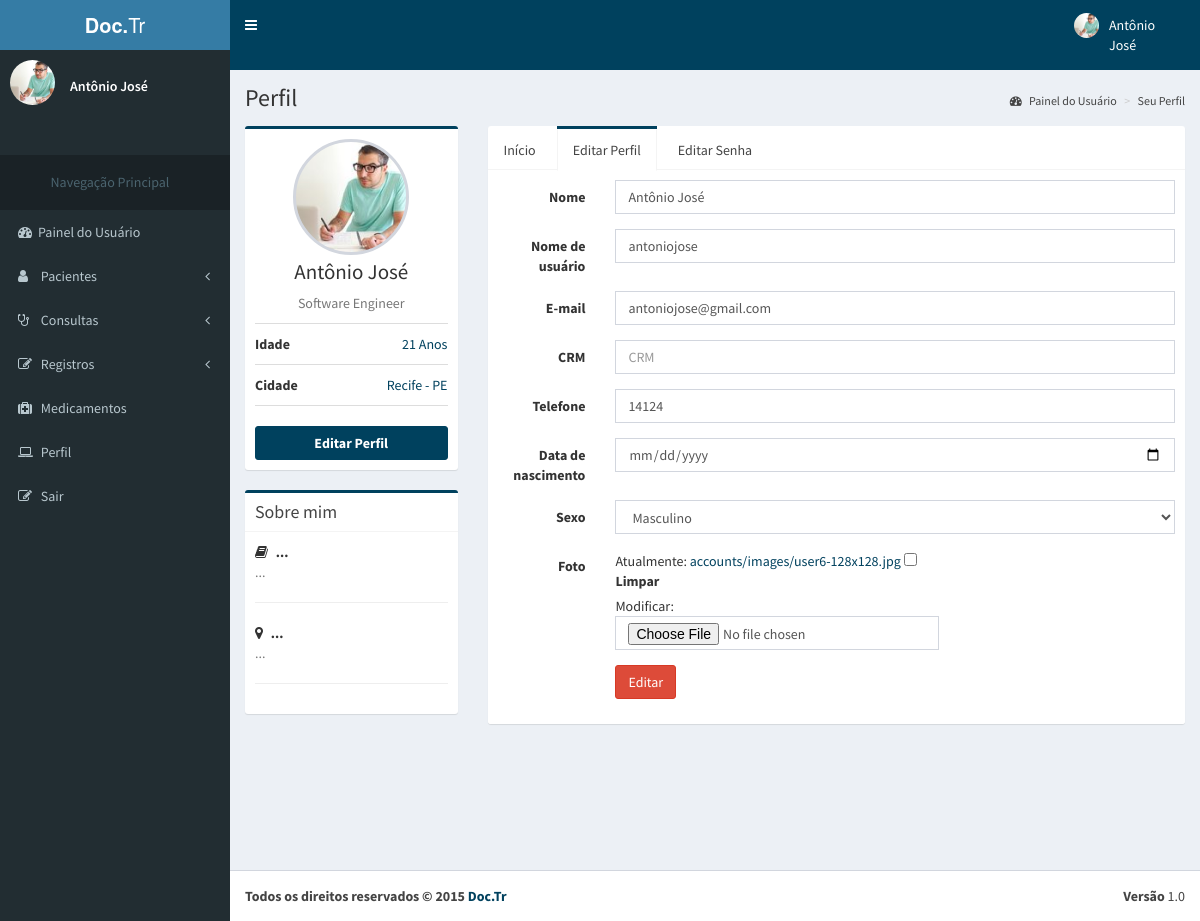
The page /conta/editar_perfil (signed in) on the database its author committed.
### accounts/models.py (models this page shows, shortened)
class UserU(AbstractBaseUser, PermissionsMixin):
    name = models.CharField('name', max_length=100, blank=True,null=True)
    image = models.ImageField(upload_to= 'accounts/images', verbose_name='Imagem',null = True, blank = True)
    email = models.EmailField('E-mail', unique=True)
    phone = models.CharField('Telefone', max_length=100, blank=True,null=True)
    username = models.CharField('name de Usuário', unique=True, max_length=100)
    birth_data = models.CharField('Data de Nascimento', max_length=100,blank=True, null=True)
    sex = models.CharField('Sexo',max_length=1, choices=(('M', 'Masculino'), ('F', 'Feminino')), default='Masculino', blank=True)
    is_active = models.BooleanField('Está ativo?', blank=True, default=True)
    is_staff = models.BooleanField('É da equipe?', blank=True, default=False)
    date_joined = models.DateTimeField('Data de Entrada', auto_now_add=True)
    objects = UserManager()
    USERNAME_FIELD = 'username'
    REQUIRED_FIELDS = ['email','name']
    class Meta:
        verbose_name = 'Usuário'
        verbose_name_plural = 'Usuários'

### accounts/views.py (the view)
@login_required(redirect_field_name='login_obrigatorio')
def edit_profile(request):
	template_name = ''
	context = {}
	try:
		doctor = Doctor.objects.get(id = request.user.id)
		template_name = 'doctor/edit_profile.html'
		form = EditAccountForm_Doctor()
		if request.method == "POST":
			form = EditAccountForm_Doctor(request.POST, request.FILES, instance = request.user)
			if form.is_valid():
				form.save()
				messages.success(request, 'Seus dados foram alterados com sucesso')
		else:
			form = EditAccountForm_Doctor(instance = request.user)
		context['form'] = form
	except Exception as e:
		template_name = 'patient/edit_profile.html'
		form = EditAccountForm_Patient()
		if request.method == "POST":
			form = EditAccountForm_Patient(request.POST, request.FILES, instance = request.user)
			if form.is_valid():
				form.save()
				messages.success(request, 'Seus dados foram alterados com sucesso')
		else:
			form = EditAccountForm_Patient(instance = request.user)
		context['form'] = form
	return render(request, template_name, context)

### accounts/forms.py
class EditAccountForm_Doctor(forms.ModelForm):
	class Meta:
		model = Doctor
		fields = ['name', 'email','phone', 'username','crm', 'username', 'birth_data', 'sex','image']

### accounts/templates/doctor/edit_profile.html (shortened to what this page needs)
{% extends 'doctor/profile.html' %}
{% load static %}
{% load widget_tweaks %}
      {% block content %}
      <div class="content-wrapper">
      {% block content_header %}
        {{block.super}}
      {% endblock %}
      {% block content_left_profile %}
        {{block.super}}
      {% endblock %}
      {% block content_right_profile %}
        <div class="col-md-9">
          <div class="nav-tabs-custom">
            <ul class="nav nav-tabs">
              <li><a href="{% url 'accounts:profile' %}">Início</a></li>
              <li class="active"><a href="{% url 'accounts:edit_profile' %}">Editar Perfil</a></li>
              <li><a href="{% url 'accounts:edit_password' %}">Editar Senha</a></li>
            </ul>
            <div class="tab-content">
              <div class="active tab-pane" id="settings">
                  <form class="form-horizontal" method="post" enctype="multipart/form-data">{% csrf_token %}
                          <div class="form-group">
                      <label for="inputName" class="col-sm-2 control-label">Nome</label>
                      <div class="col-sm-10">
                        {{ form.name|attr:"type:text"|attr:"placeholder:Nome de usuário"|add_class:"form-control"}}
                      </div>
                    </div>
                    <div class="form-group">
                      <label for="inputName" class="col-sm-2 control-label">Nome de usuário</label>
                      <div class="col-sm-10">
                        {{ form.username|attr:"type:text"|attr:"placeholder:Nome de usuário"|add_class:"form-control"}}
                      </div>
                    </div>
                    <div class="form-group">
                      <label for="inputEmail" class="col-sm-2 control-label">E-mail</label>
                      <div class="col-sm-10">
                        {{ form.email|attr:"type:email"|attr:"placeholder:E-mail"|add_class:"form-control"}}
                      </div>
                    </div>
                    <div class="form-group">
                      <label for="inputName" class="col-sm-2 control-label">CRM</label>
                      <div class="col-sm-10">
                        {{ form.crm|attr:"type:text"|attr:"placeholder:CRM"|add_class:"form-control"}}
                      </div>
                    </div>
                    <div class="form-group">
                      <label for="inputSkills" class="col-sm-2 control-label">Telefone</label>
                      <div class="col-sm-10">
                        {{ form.phone|attr:"type:text"|attr:"placeholder:Telefone"|add_class:"form-control"}}
                      </div>
                    </div>
                    <div class="form-group">
                      <label for="inputSkills" class="col-sm-2 control-label">Data de nascimento</label>
                      <div class="col-sm-10">
                        {{ form.birth_data|attr:"type:date"|attr:"placeholder:Data de nascimento"|add_class:"form-control"}}
                      </div>
                    </div>
                    <div class="form-group">
                      <label for="inputSkills" class="col-sm-2 control-label">Sexo</label>
                      <div class="col-sm-10">
                        {{ form.sex|attr:"type:select"|add_class:"form-control"}}
                      </div>
                    </div>
                    <div class="form-group">
                     <label class="col-sm-2 control-label">Foto</label>
                        <div class="col-sm-6">
                        {{ form.image|attr:"type:file"|add_class:"form-control"}}
                      </div>
                    </div>
                    <div class="form-group">
                      <div class="col-sm-offset-2 col-sm-10">
                        <button type="submit" class="btn btn-danger">Editar</button>
                      </div>
                    </div>
                  </form>
                </div>
              </div>
            </div>
          </div>
          </div>
      {% endblock %}
      </div>
      {% endblock %}

### accounts/templates/doctor/profile.html (shortened to what this page needs)
{% extends 'doctor/dashboard_doctor.html' %}
{% load static %}
{% load widget_tweaks %}
      {% block content %}
        {% block content_header %}
          <section class="content-header">
            <h1>
              Perfil
            </h1>
            <ol class="breadcrumb">
              <li><a href="{% url 'accounts:dashboard' %}"><i class="fa fa-dashboard"></i> Painel do Usuário</a></li>
              <li class="active"><a href="#">Seu Perfil</a></li>
            </ol>
          </section>
        {% endblock %}
        {% block content_left_profile %}
       <section class="content">
          <div class="row">
            <div class="col-md-3">
              <div class="box box-primary">
                <div class="box-body box-profile">
                  {% if user.image %}
                      <div alt="{{ user.name }}"><div class="profile-user-img img-responsive img-circle" style="background-image:url('{{ user.image.url }}'); background-size:cover; background-position:center; background-repeat:no-repeat" id="foto"></div></div>
                  {% else %}
                      <div alt="{{ user.name }}"><div class="profile-user-img img-responsive img-circle" style="background-image:url('{% static 'imagens/perfil.jpg' %}'); background-size:cover; background-position:center; background-repeat:no-repeat"id="foto"></div></div>
                  {% endif %}
                  <h3 class="profile-username text-center">{{user.name}}</h3>
                  <p class="text-muted text-center">Software Engineer</p>
                  <ul class="list-group list-group-unbordered">
                    <li class="list-group-item">
                      <b>Idade</b> <a class="pull-right">21 Anos</a>
                    </li>
                    <li class="list-group-item">
                      <b>Cidade</b><a class="pull-right">Recife - PE</a>
                    </li>
                  </ul>
                  <a href="{% url 'accounts:edit_profile' %}" class="btn btn-primary btn-block"><b>Editar Perfil</b></a>
                </div>
              </div>
              <div class="box box-primary">
                <div class="box-header with-border">
                  <h3 class="box-title">Sobre mim</h3>
                </div>
                <div class="box-body">
                  <strong><i class="fa fa-book margin-r-5"></i> ...</strong>
                  <p class="text-muted">
                   ...
                  </p>
                  <hr>
                  <strong><i class="fa fa-map-marker margin-r-5"></i> ...</strong>
                  <p class="text-muted">...</p>
                  <hr>
                </div>
              </div>
            </div>
        {% endblock %}
      {% endblock %}

### accounts/templates/doctor/dashboard_doctor.html (shortened to what this page needs)
{% load static %}
<html>
  <head>
    <link rel="stylesheet" href="{% static 'bootstrap/css/bootstrap.min.css' %}">
    <link rel="stylesheet" href="http://maxcdn.bootstrapcdn.com/font-awesome/4.4.0/css/font-awesome.min.css">
    <link rel="stylesheet" href="http://code.ionicframework.com/ionicons/2.0.1/css/ionicons.min.css">
    <link rel="stylesheet" href="{% static 'dist/css/AdminLTE.min.css' %}">
    <link rel="stylesheet" href="{% static 'dist/css/skins/_all-skins.min.css' %}">
    <link rel="stylesheet" href="{% static 'plugins/iCheck/flat/blue.css' %}">
    <link rel="stylesheet" href="{% static 'plugins/morris/morris.css' %}">
    <link rel="stylesheet" href="{% static 'plugins/jvectormap/jquery-jvectormap-1.2.2.css' %}">
    <link rel="stylesheet" href="{% static 'plugins/datepicker/datepicker3.css' %}">
    <link rel="stylesheet" href="{% static 'plugins/daterangepicker/daterangepicker-bs3.css' %}">
    <link rel="stylesheet" href="{% static 'plugins/bootstrap-wysihtml5/bootstrap3-wysihtml5.min.css' %}">
  </head>
  <body class="hold-transition skin-blue sidebar-mini">
    <div class="wrapper">
    {% block header %}
      <header class="main-header">
        <a href="{% url 'accounts:dashboard' %}" class="logo">
          <span class="logo-lg"><b>Doc.</b>Tr</span>
        </a>
        <nav class="navbar navbar-static-top" role="navigation">
          <a href="#" class="sidebar-toggle" data-toggle="offcanvas" role="button">
          </a>
          <div class="navbar-custom-menu">
            <ul class="nav navbar-nav">
              <li class="dropdown user user-menu">
                <a href="#" class="dropdown-toggle" data-toggle="dropdown">
                  <img src="{% static 'dist/img/user6-128x128.jpg' %}" class="user-image" alt="User Image" id="foto">
                  <span class="hidden-xs">{{user.name}}</span>
                </a>
            </ul>
          </div>
        </nav>
      </header>
      {% endblock %}
      {% block menu %}
      <aside class="main-sidebar">
        <section class="sidebar">
          <div class="user-panel">
            <div class="pull-left image">
              <img src="{% static 'dist/img/user6-128x128.jpg' %}" class="img-circle" alt="User Image">
            </div>
            <div class="pull-left info">
              <br>
              <p>{{user.name}}</p>
            </div>
          </div>
          <br>
          <br>
          <ul class="sidebar-menu">
            <li class="header"><center><h5>Navegação Principal</h5></center></li>
            <li class="active treeview">
              <a href="{% url 'accounts:dashboard' %}">
                <i class="fa fa-dashboard"></i><span>Painel do Usuário</span>
              </a>
            </li>
            <li class="treeview">
              <a href="#">
                <i class="fa fa-user"></i>
                <span>Pacientes</span>
                <i class="fa fa-angle-left pull-right"></i>
              </a>
            </li>
            <li>
              <a href="pages/widgets.html">
                <i class="fa fa-stethoscope"></i> <span>Consultas</span>
                <i class="fa fa-angle-left pull-right"></i>
              </a>
            </li>
            <li class="treeview">
              <a href="#">
                <i class="fa fa-pencil-square-o"></i>
                <span>Registros</span>
                <i class="fa fa-angle-left pull-right"></i>
              </a>
            </li>
            <li class="treeview">
              <a href="{% url 'accounts:medication' %}">
                <i class="fa fa-medkit"></i>
                <span>Medicamentos</span>
              </a>
            </li>
            <li class="treeview">
              <a href="{% url 'accounts:profile' %}">
                <i class="fa fa-laptop"></i>
                <span>Perfil</span>
              </a>
            </li>
            <li class="treeview">
              <a href="{% url 'core:logout' %}">
                <i class="fa fa-edit"></i> <span>Sair</span>
              </a>
            </li>
          </ul>
        </section>
      </aside>
      {% endblock %}
      {% block content %}{% endblock %}
      {% block footer %}
      <footer class="main-footer">
        <div class="pull-right hidden-xs">
          <b>Versão</b> 1.0
        </div>
        <strong>Todos os direitos reservados &copy; 2015 <a href="{% url 'core:home' %}">Doc.Tr</a>
      </footer>
      {% endblock %}
    </div>
  </body>
</html>

### accounts/templates/doctor/dashboard_doctor.html (style rules this page uses)
.navbar-nav { margin-right: 20%; }

### rows shown on the page
UserU: name "Antônio José", image (picture), username "antoniojose", email "antoniojose@gmail.com", phone "14124", sex "Masculino"
